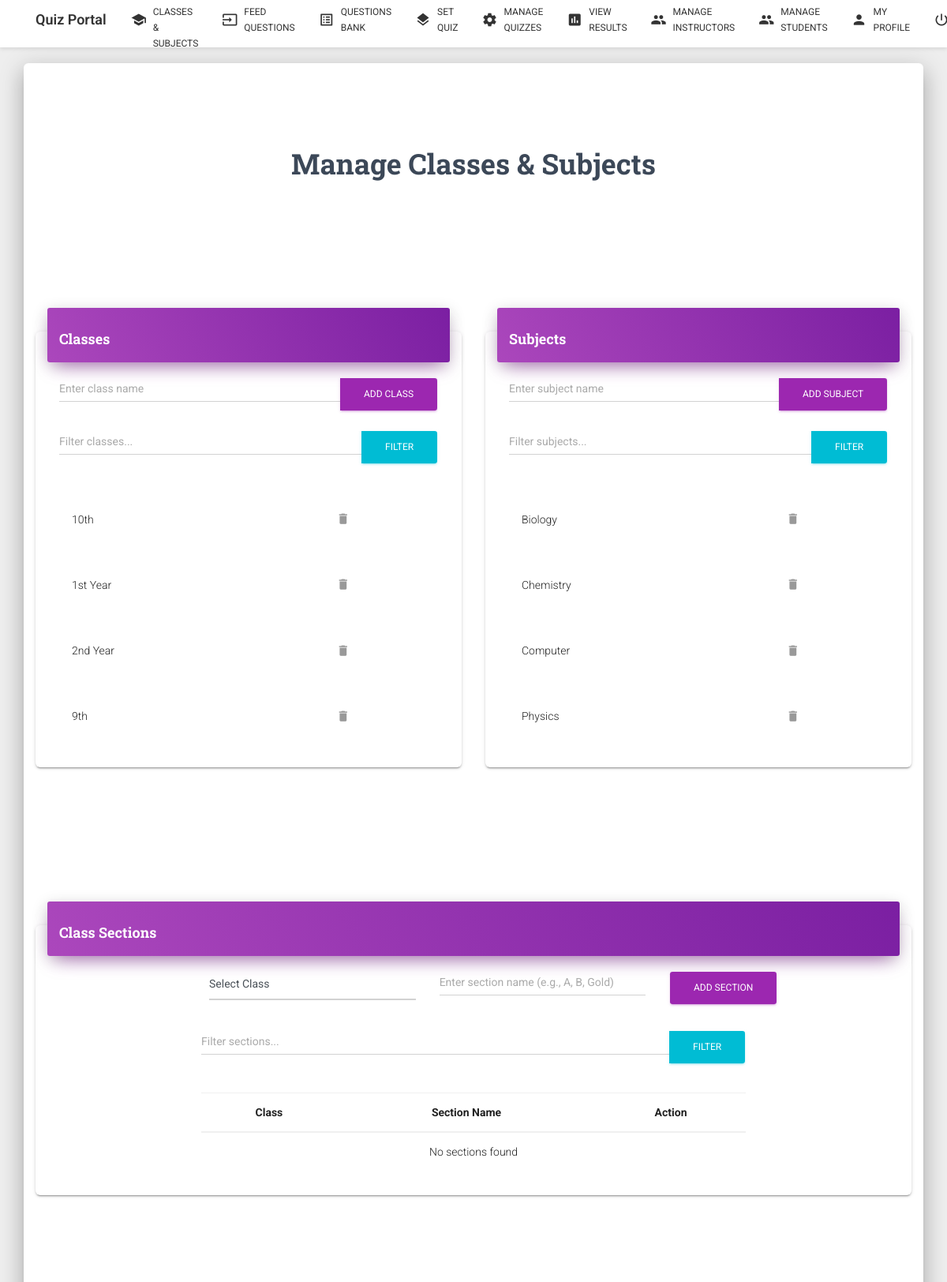
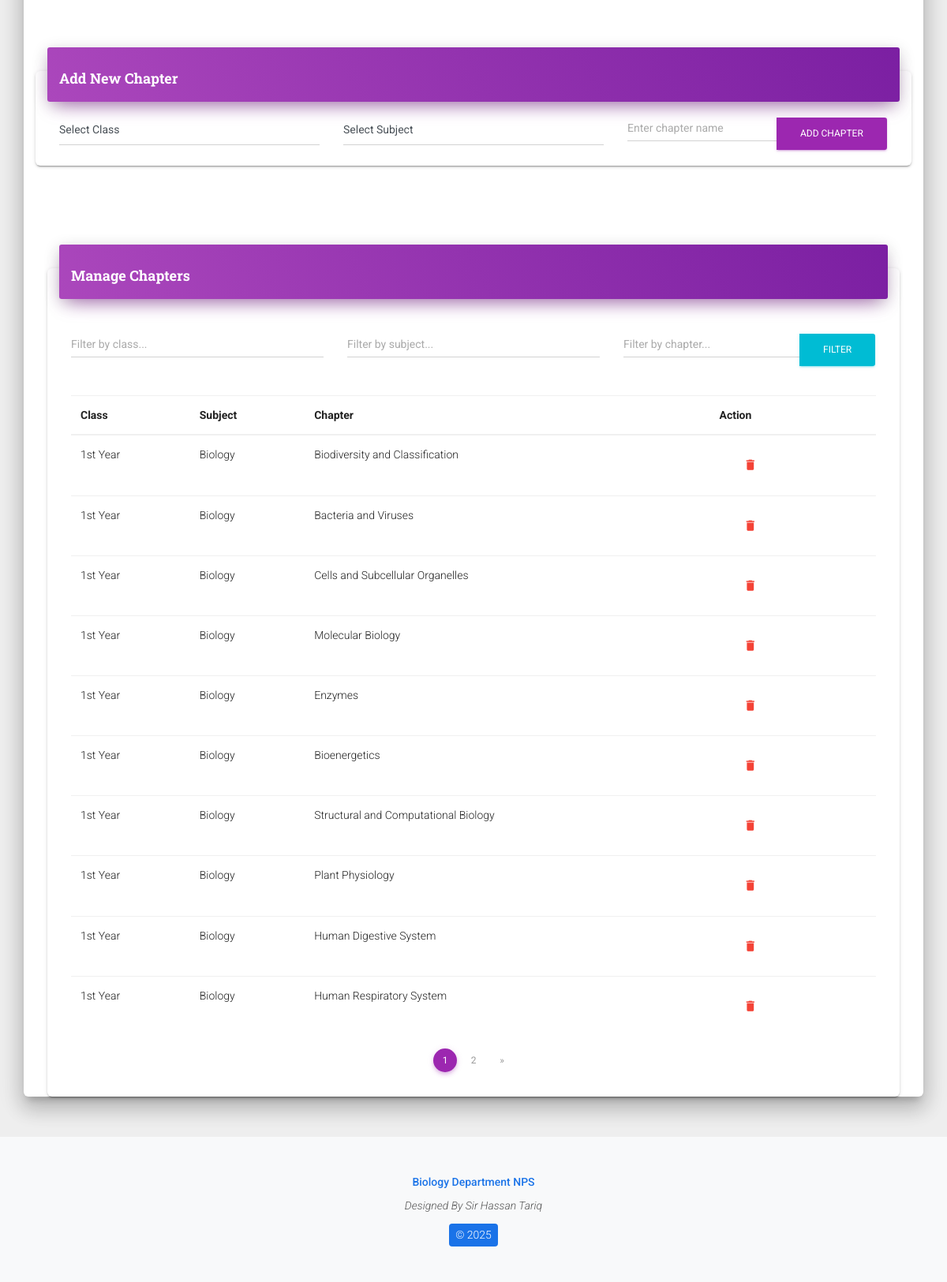
Screenshot of /code/manage_classes_subjects.php (signed in) with the database file from the repository (2 pictures, top to bottom).
### tables this page shows
CREATE TABLE `classes` (
  `class_id` int(11) NOT NULL,
  `class_name` varchar(255) NOT NULL,
  `instructor_email` varchar(50) NOT NULL,
  `created_at` timestamp NOT NULL DEFAULT current_timestamp(),
  `updated_at` timestamp NOT NULL DEFAULT current_timestamp() ON UPDATE current_timestamp()
);

CREATE TABLE `subjects` (
  `subject_id` int(11) NOT NULL,
  `subject_name` varchar(255) NOT NULL
);

CREATE TABLE `chapters` (
  `chapter_id` int(11) NOT NULL,
  `class_id` int(11) NOT NULL,
  `subject_id` int(11) NOT NULL,
  `chapter_name` varchar(255) NOT NULL,
  `chapter_number` int(11) NOT NULL,
  `description` text DEFAULT NULL,
  `learning_objectives` text DEFAULT NULL,
  `status` enum('active','inactive','draft') NOT NULL DEFAULT 'active',
  `difficulty_level` enum('beginner','intermediate','advanced') DEFAULT 'intermediate',
  `estimated_hours` int(11) DEFAULT NULL,
  `prerequisites` text DEFAULT NULL,
  `created_at` timestamp NOT NULL DEFAULT current_timestamp(),
  `updated_at` timestamp NOT NULL DEFAULT current_timestamp() ON UPDATE current_timestamp()
);

### code/manage_classes_subjects.php (the view, shortened to what the rows shown need)
<?php
include "database.php";
$items_per_page = 10;
$current_page = isset($_GET['page']) ? (int)$_GET['page'] : 1;
$class_filter = isset($_GET['class_filter']) ? $_GET['class_filter'] : '';
$subject_filter = isset($_GET['subject_filter']) ? $_GET['subject_filter'] : '';
$classes = [];
$class_search = "%" . $class_filter . "%";
$offset_classes = ($current_page - 1) * $items_per_page;
$sql_classes = "SELECT * FROM classes WHERE class_name LIKE ? ORDER BY class_name LIMIT ?, ?";
$stmt = $conn->prepare($sql_classes);
$stmt->bind_param("sii", $class_search, $offset_classes, $items_per_page);
$stmt->execute();
$result_classes = $stmt->get_result();
if ($result_classes) {
    while ($row = $result_classes->fetch_assoc()) {
        $classes[] = $row;
    }
}
$subjects = [];
$subject_search = "%" . $subject_filter . "%";
$offset_subjects = ($current_page - 1) * $items_per_page;
$sql_subjects = "SELECT * FROM subjects WHERE subject_name LIKE ? ORDER BY subject_name LIMIT ?, ?";
$stmt = $conn->prepare($sql_subjects);
$stmt->bind_param("sii", $subject_search, $offset_subjects, $items_per_page);
$stmt->execute();
$result_subjects = $stmt->get_result();
if ($result_subjects) {
    while ($row = $result_subjects->fetch_assoc()) {
        $subjects[] = $row;
    }
}
$chapters = [];
$params = [];
$types = "";
$sql_base = "SELECT c.chapter_id as id, c.chapter_name, c.chapter_number, cl.class_name, s.subject_name
             FROM chapters c
             JOIN classes cl ON c.class_id = cl.class_id
             JOIN subjects s ON c.subject_id = s.subject_id
             WHERE 1=1";
$offset_chapters = ($current_page - 1) * $items_per_page;
$sql_chapters = $sql_base . " ORDER BY cl.class_name, s.subject_name, c.chapter_number LIMIT ?, ?";
$stmt = $conn->prepare($sql_chapters);
$params[] = $offset_chapters;
$types .= "i";
$params[] = $items_per_page;
$types .= "i";
if (!empty($params)) {
    $stmt->bind_param($types, ...$params);
}
$stmt->execute();
$result_chapters = $stmt->get_result();
if ($result_chapters) {
    while ($row = $result_chapters->fetch_assoc()) {
        $chapters[] = $row;
    }
}
?>
<!DOCTYPE html>
<html lang="en">
<head>
    <link rel="stylesheet" href="https://cdnjs.cloudflare.com/ajax/libs/font-awesome/6.4.0/css/all.min.css">
    <link href="./assets/css/material-kit.css?v=2.0.4" rel="stylesheet" />
</head>
<body class="landing-page sidebar-collapse">
    <div class="wrapper">
        <div class="main main-raised">
            <div class="container">
                <div class="section text-center">
                    <h2 class="title">Manage Classes & Subjects</h2>
                </div>
                <div class="section">
                    <div class="row">
                        <div class="col-md-6">
                            <div class="card">
                                <div class="card-body">
                                    <div class="list-group">
                                        <?php foreach ($classes as $class): ?>
                                        <div class="list-group-item">
                                            <?php echo htmlspecialchars($class['class_name']); ?>
                                            <form method="post" style="display: inline;">
                                                <button type="submit" class="btn btn-link delete-btn" onclick="return confirm('Are you sure you want to delete this class?');">
                                                    <i class="material-icons">delete</i>
                                                </button>
                                            </form>
                                        </div>
                                        <?php endforeach; ?>
                                    </div>
                                </div>
                            </div>
                        </div>
                        <div class="col-md-6">
                            <div class="card">
                                <div class="card-body">
                                    <div class="list-group">
                                        <?php foreach ($subjects as $subject): ?>
                                        <div class="list-group-item">
                                            <?php echo htmlspecialchars($subject['subject_name']); ?>
                                            <form method="post" style="display: inline;">
                                                <button type="submit" class="btn btn-link delete-btn" onclick="return confirm('Are you sure you want to delete this subject?');">
                                                    <i class="material-icons">delete</i>
                                                </button>
                                            </form>
                                        </div>
                                        <?php endforeach; ?>
                                    </div>
                                </div>
                            </div>
                        </div>
                    </div>
                </div>
                <div class="section">
                    <div class="row">
                        <div class="col-md-12">
                            <div class="card">
                                <div class="card-body">
                                    <div class="row mt-2">
                                        <div class="col-md-8 offset-md-2">
                                            <div class="table-responsive">
                                                <table class="table">
                                                    <thead>
                                                        <tr>
                                                            <th class="text-center">Class</th>
                                                            <th class="text-center">Section Name</th>
                                                            <th class="text-center">Action</th>
                                                        </tr>
                                                    </thead>
                                                </table>
                                            </div>
                                        </div>
                                    </div>
                                </div>
                            </div>
                        </div>
                    </div>
                </div>
                <div class="col-md-12">
                    <div class="card">
                        <div class="card-body">
                            <div class="table-responsive">
                                <table class="table">
                                    <thead>
                                        <tr>
                                            <th>Class</th>
                                            <th>Subject</th>
                                            <th>Chapter</th>
                                            <th>Action</th>
                                        </tr>
                                    </thead>
                                    <tbody>
                                        <?php foreach ($chapters as $chapter): ?>
                                        <tr>
                                            <td><?php echo htmlspecialchars($chapter['class_name']); ?></td>
                                            <td><?php echo htmlspecialchars($chapter['subject_name']); ?></td>
                                            <td><?php echo htmlspecialchars($chapter['chapter_name']); ?></td>
                                            <td>
                                                <form method="post" style="display: inline;">
                                                    <button type="submit" class="btn btn-link text-danger" onclick="return confirm('Are you sure you want to delete this chapter?');">
                                                        <i class="material-icons">delete</i>
                                                    </button>
                                                </form>
                                            </td>
                                        </tr>
                                        <?php endforeach; ?>
                                    </tbody>
                                </table>
                            </div>
                        </div>
                    </div>
                </div>
            </div>
        </div>
    </div>
</body>
</html>

### rows the page displays
classes: class_name "10th"
classes: class_name "1st Year"
classes: class_name "2nd Year"
classes: class_name "9th"
subjects: subject_name "Biology"
subjects: subject_name "Chemistry"
subjects: subject_name "Computer"
subjects: subject_name "Physics"
chapters: class.class_name "1st Year", subject.subject_name "Biology", chapter_name "Biodiversity and Classification"
chapters: class.class_name "1st Year", subject.subject_name "Biology", chapter_name "Bacteria and Viruses"
chapters: class.class_name "1st Year", subject.subject_name "Biology", chapter_name "Cells and Subcellular Organelles"
chapters: class.class_name "1st Year", subject.subject_name "Biology", chapter_name "Molecular Biology"
chapters: class.class_name "1st Year", subject.subject_name "Biology", chapter_name "Enzymes"
chapters: class.class_name "1st Year", subject.subject_name "Biology", chapter_name "Bioenergetics"
chapters: class.class_name "1st Year", subject.subject_name "Biology", chapter_name "Structural and Computational Biology"
chapters: class.class_name "1st Year", subject.subject_name "Biology", chapter_name "Plant Physiology"
chapters: class.class_name "1st Year", subject.subject_name "Biology", chapter_name "Human Digestive System"
chapters: class.class_name "1st Year", subject.subject_name "Biology", chapter_name "Human Respiratory System"
